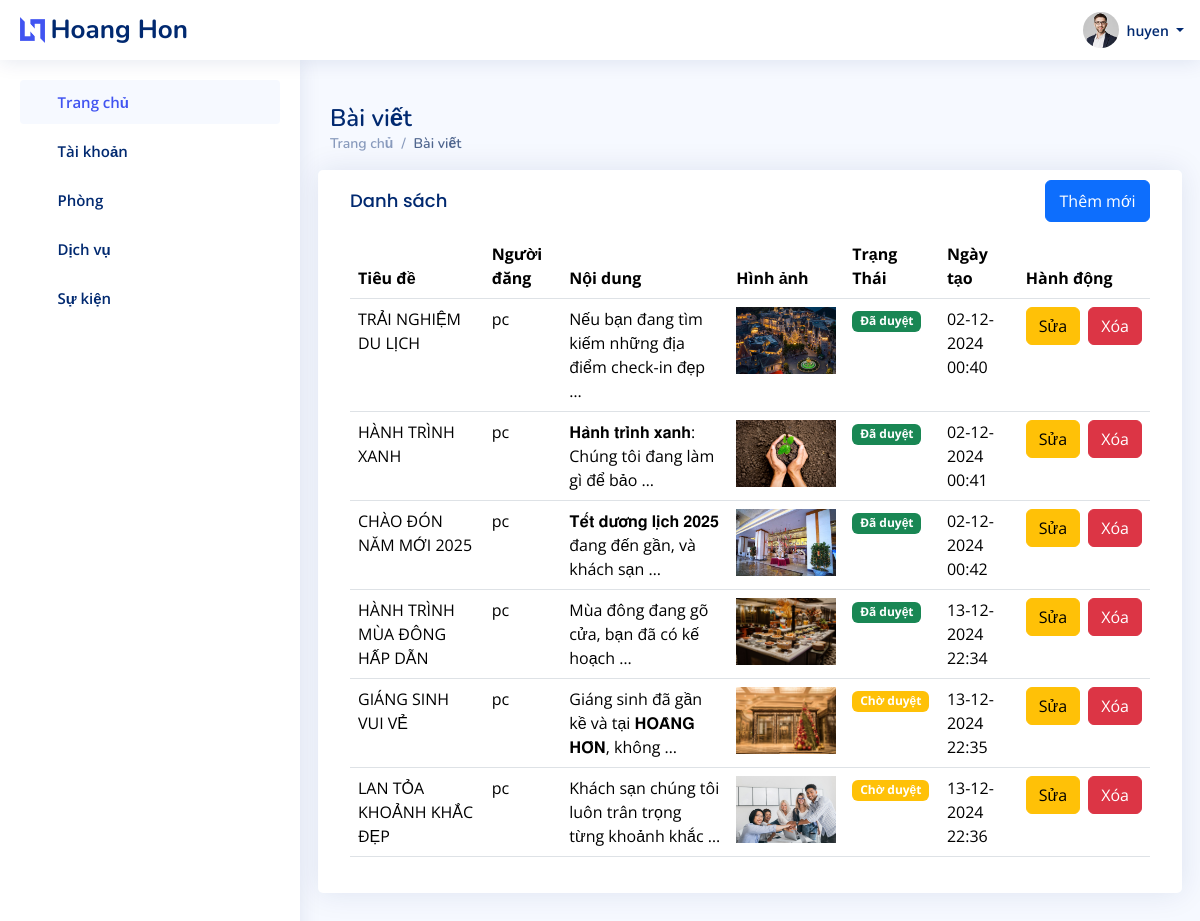
Screenshot of /admin_dashboard/posts (signed in) with the database file from the repository.
### admin_custom/models.py (models this page shows, shortened)
class Post(models.Model):
    STATUS_CHOICES = [
        ('pending', 'Chờ duyệt'),
        ('approved', 'Đã duyệt'),
        ('rejected', 'Từ chối'),
    ]
    title = models.CharField(max_length=200)
    content = models.TextField()
    author = models.ForeignKey(User, on_delete=models.CASCADE)
    created_at = models.DateTimeField(auto_now_add=True)
    updated_at = models.DateTimeField(auto_now=True)
    image = models.ImageField(
        upload_to=get_image_upload_path_post, null=True, blank=True)
    status = models.CharField(
        max_length=10, choices=STATUS_CHOICES, default='pending')
    class Meta:
        permissions = [
            ("can_view_post", "Can view post"),
            ("can_create_post", "Can create post"),
            ("can_edit_post", "Can edit post"),
            ("can_delete_post", "Can delete post"),
        ]

### admin_custom/views.py (the view, shortened to what this page needs)
# urls.py: path('admin_dashboard/posts', admin_custom.admin_post, name='admin_post'),
@login_required
@check_employee_permission([EmployeePermission.ADMIN, EmployeePermission.CONTENT_MANAGER, EmployeePermission.EDITOR])
def admin_post(request):
    posts = Post.objects.all()
    context = {
        'permission_context': get_permission_context_by_permission(request.user.employee.permission),
        'user': request.user,
        'posts': posts
    }
    return render(request, 'admin/post.html', context)

### home/templates/admin/post.html (shortened to what this page needs)
{% load static %}
<!DOCTYPE html>
<html lang="en">
    <head>
        <link href="{% static 'assets/vendor/bootstrap/css/bootstrap.min.css' %}"
              rel="stylesheet" />
        <link href="{% static 'assets/vendor/bootstrap-icons/bootstrap-icons.css' %}"
              rel="stylesheet" />
        <link href="{% static 'assets/vendor/boxicons/css/boxicons.min.css' %}"
              rel="stylesheet" />
        <link href="{% static 'assets/vendor/quill/quill.snow.css' %}"
              rel="stylesheet" />
        <link href="{% static 'assets/vendor/quill/quill.bubble.css' %}"
              rel="stylesheet" />
        <link href="{% static 'assets/vendor/remixicon/remixicon.css' %}"
              rel="stylesheet" />
        <link href="{% static 'assets/vendor/simple-datatables/style.css' %}"
              rel="stylesheet" />
        <link href="{% static 'assets/css/style.css' %}" rel="stylesheet" />
    </head>
    <body>
        {% include 'includes/admin/header.html' with username=user %}
        {% include 'includes/admin/sidebar.html' with ctx=permission_context %}
        <main id="main" class="main">
            <div class="pagetitle">
                <h1>Bài viết</h1>
                <nav>
                    <ol class="breadcrumb">
                        <li class="breadcrumb-item">
                            <a href="index.html">Trang chủ</a>
                        </li>
                        <li class="breadcrumb-item active">Bài viết</li>
                    </ol>
                </nav>
            </div>
            <section class="section dashboard">
                <div class="row">
                    <div class="card">
                        <div class="card-body">
                            <div class="d-flex justify-content-between">
                                <h5 class="card-title">Danh sách</h5>
                                <button type="button"
                                        style="margin-top:10px;
                                               width:105px;
                                               height:42px"
                                        class="btn btn-primary"
                                        data-bs-toggle="modal"
                                        data-bs-target="#createPostModal">Thêm mới</button>
                            </div>
                            <table class="table">
                                <thead>
                                    <tr>
                                        <th>Tiêu đề</th>
                                        <th>Người đăng</th>
                                        <th>Nội dung</th>
                                        <th>Hình ảnh</th>
                                        <th>Trạng Thái</th>
                                        <th class="created-column">Ngày tạo</th>
                                        <th>Hành động</th>
                                    </tr>
                                </thead>
                                <tbody>
                                    {% for post in posts %}
                                        <tr>
                                            <td>{{ post.title }}</td>
                                            <td>{{ post.author.username }}</td>
                                            <td>{{ post.content|truncatewords:10 }}</td>
                                            <td>
                                                {% if post.image %}
                                                    <img src="{{ post.image.url }}" alt="Post Image" width="100">
                                                {% else %}
                                                    <img src="{% static 'images/default_post.jpg' %}"
                                                         alt="Default Image"
                                                         width="100">
                                                {% endif %}
                                            </td>
                                            <td>
                                                {% if post.status == 'approved' %}
                                                    <span class="badge bg-success">Đã duyệt</span>
                                                {% elif post.status == 'rejected' %}
                                                    <span class="badge bg-danger">Từ chối</span>
                                                {% else %}
                                                    <span class="badge bg-warning">Chờ duyệt</span>
                                                {% endif %}
                                            </td>
                                            <td>{{ post.created_at|date:"d-m-Y H:i" }}</td>
                                            <td>
                                                <div class="d-flex gap-2 align-items-center">
                                                    {% if permission_context.can_edit_blog_permission %}
                                                        <button type="button"
                                                                class="btn btn-warning"
                                                                data-bs-toggle="modal"
                                                                data-bs-target="#editPostModal{{ post.id }}">
                                                            Sửa
                                                        </button>
                                                        <form method="POST" action="{% url 'delete_post' post.id %}">
                                                            <button type="submit" class="btn btn-danger">Xóa</button>
                                                        </form>
                                                    {% endif %}
                                                </div>
                                            </td>
                                        </tr>
                                    {% endfor %}
                                </tbody>
                            </table>
                        </div>
                    </div>
                </div>
            </section>
        </main>
    </body>
</html>

### home/templates/includes/admin/header.html (shortened to what this page needs)
{% load static %}
<header id="header" class="header fixed-top d-flex align-items-center">
  <div class="d-flex align-items-center justify-content-between">
    <a href="/" class="logo d-flex align-items-center">
      <img src="{% static 'assets/img/logo.png' %}" alt="" />
      <span class="d-none d-lg-block">Hoang Hon</span>
    </a>
    <i class="bi bi-list toggle-sidebar-btn"></i>
  </div>
  <nav class="header-nav ms-auto">
    <ul class="d-flex align-items-center">
      <li class="nav-item dropdown pe-3">
        <a class="nav-link nav-profile d-flex align-items-center pe-0"
           href="#"
           data-bs-toggle="dropdown">
          <img src="{% static 'assets/img/profile-img.jpg' %}"
               alt="Profile"
               class="rounded-circle" />
          <span class="d-none d-md-block dropdown-toggle ps-2">
            {% if username %}
              {{ username }}
            {% else %}
              Admin
            {% endif %}
          </span>
        </a>
      </li>
    </ul>
  </nav>
</header>

### home/templates/includes/admin/sidebar.html (shortened to what this page needs)
{% load static %}
<aside id="sidebar" class="sidebar">
  <ul class="sidebar-nav" id="sidebar-nav">
    <li class="nav-item">
      <a class="nav-link " href="http://127.0.0.1:8000/admin_dashboard">
        <i class="bi bi-grid"></i>
        <span>Trang chủ</span>
      </a>
    </li>
    {% if ctx.can_manage_user_permission %}
      <li class="nav-item">
        <a class="nav-link collapsed"
           data-bs-target="#components-nav"
           data-bs-toggle="collapse"
           href="#">
          <i class="bi bi-menu-button-wide"></i><span>Tài khoản</span><i class="bi bi-chevron-down ms-auto"></i>
        </a>
      </li>
    {% endif %}
    {% if ctx.can_manage_room_permission %}
      <li class="nav-item">
        <a class="nav-link collapsed"
           data-bs-target="#forms-nav"
           data-bs-toggle="collapse"
           href="#">
          <i class="bi bi-journal-text"></i><span>Phòng</span><i class="bi bi-chevron-down ms-auto"></i>
        </a>
      </li>
    {% endif %}
    {% if ctx.can_manage_service_permission %}
      <li class="nav-item">
        <a class="nav-link collapsed"
           data-bs-target="#tables-nav"
           data-bs-toggle="collapse"
           href="#">
          <i class="bi bi-layout-text-window-reverse"></i><span>Dịch vụ</span><i class="bi bi-chevron-down ms-auto"></i>
        </a>
      </li>
    {% endif %}
    <li class="nav-item">
      <a class="nav-link collapsed"
         data-bs-target="#charts-nav"
         data-bs-toggle="collapse"
         href="#">
        <i class="bi bi-bar-chart"></i><span>Sự kiện</span><i class="bi bi-chevron-down ms-auto"></i>
      </a>
    </li>
  </ul>
</aside>

### home/templates/includes/admin/footer.html (shortened to what this page needs)
{% load static %}

### home/static/assets/css/style.css (style rules this page uses)
:root { scroll-behavior: smooth; }
body { font-family: "Open Sans", sans-serif; background: #f6f9ff; color: #444444; }
a { color: #4154f1; text-decoration: none; }
h1, h2, h3, h4, h5, h6 { font-family: "Nunito", sans-serif; }
#main { margin-top: 60px; padding: 20px 30px; transition: all 0.3s; }
.pagetitle { margin-bottom: 10px; }
.pagetitle h1 { font-size: 24px; margin-bottom: 0; font-weight: 600; color: #012970; }
.card { margin-bottom: 30px; border: none; border-radius: 5px; box-shadow: 0px 0 30px rgba(1, 41, 112, 0.1); }
.card-title { padding: 20px 0 15px 0; font-size: 18px; font-weight: 500; color: #012970; font-family: "Poppins", sans-serif; }
.card-body { padding: 0 20px 20px 20px; }
.breadcrumb { font-size: 14px; font-family: "Nunito", sans-serif; color: #899bbd; font-weight: 600; }
.breadcrumb a { color: #899bbd; transition: 0.3s; }
.breadcrumb .breadcrumb-item::before { color: #899bbd; }
.breadcrumb .active { color: #51678f; font-weight: 600; }
.logo { line-height: 1; }
@media (min-width: 1200px) { .logo { width: 280px; } }
.logo img { max-height: 26px; margin-right: 6px; }
.logo span { font-size: 26px; font-weight: 700; color: #012970; font-family: "Nunito", sans-serif; }
.header { transition: all 0.5s; z-index: 997; height: 60px; box-shadow: 0px 2px 20px rgba(1, 41, 112, 0.1); background-color: #fff; padding-left: 20px; }
.header .toggle-sidebar-btn { font-size: 32px; padding-left: 10px; cursor: pointer; color: #012970; }
.header-nav ul { list-style: none; }
.header-nav>ul { margin: 0; padding: 0; }
.header-nav .nav-profile { color: #012970; }
.header-nav .nav-profile img { max-height: 36px; }
.header-nav .nav-profile span { font-size: 14px; font-weight: 600; }
.sidebar { position: fixed; top: 60px; left: 0; bottom: 0; width: 300px; z-index: 996; transition: all 0.3s; padding: 20px; overflow-y: auto; scrollbar-width: thin; scrollbar-color: #aab7cf transparent; box-shadow: 0px 0px 20px rgba(1, 41, 112, 0.1); background-color: #fff; }
@media (min-width: 1200px) { #main, #footer { margin-left: 300px; } }
.sidebar-nav { padding: 0; margin: 0; list-style: none; }
.sidebar-nav li { padding: 0; margin: 0; list-style: none; }
.sidebar-nav .nav-item { margin-bottom: 5px; }
.sidebar-nav .nav-link { display: flex; align-items: center; font-size: 15px; font-weight: 600; color: #4154f1; transition: 0.3; background: #f6f9ff; padding: 10px 15px; border-radius: 4px; }
.sidebar-nav .nav-link i { font-size: 16px; margin-right: 10px; color: #4154f1; }
.sidebar-nav .nav-link.collapsed { color: #012970; background: #fff; }
.sidebar-nav .nav-link.collapsed i { color: #899bbd; }
.sidebar-nav .nav-link .bi-chevron-down { margin-right: 0; transition: transform 0.2s ease-in-out; }

### rows the page displays
Post: title "TRẢI NGHIỆM DU LỊCH", author.username "pc", content "Nếu bạn đang tìm kiếm những địa điểm check-in đẹp …", image (picture), status "Đã duyệt", created_at "02-12-2024 00:40"
Post: title "HÀNH TRÌNH XANH", author.username "pc", content "𝐇𝐚̀𝐧𝐡 𝐭𝐫𝐢̀𝐧𝐡 𝐱𝐚𝐧𝐡: Chúng tôi đang làm gì để bảo …", image (picture), status "Đã duyệt", created_at "02-12-2024 00:41"
Post: title "CHÀO ĐÓN NĂM MỚI 2025", author.username "pc", content "𝐓𝐞̂́𝐭 𝐝𝐮̛𝐨̛𝐧𝐠 𝐥𝐢̣𝐜𝐡 𝟐𝟎𝟐𝟓 đang đến gần, và khách sạn …", image (picture), status "Đã duyệt", created_at "02-12-2024 00:42"
Post: title "HÀNH TRÌNH MÙA ĐÔNG HẤP DẪN", author.username "pc", content "Mùa đông đang gõ cửa, bạn đã có kế hoạch …", image (picture), status "Đã duyệt", created_at "13-12-2024 22:34"
Post: title "GIÁNG SINH VUI VẺ", author.username "pc", content "Giáng sinh đã gần kề và tại 𝐇𝐎𝐀̀𝐍𝐆 𝐇𝐎̂𝐍, không …", image (picture), status "Chờ duyệt", created_at "13-12-2024 22:35"
Post: title "LAN TỎA KHOẢNH KHẮC ĐẸP", author.username "pc", content "Khách sạn chúng tôi luôn trân trọng từng khoảnh khắc …", image (picture), status "Chờ duyệt", created_at "13-12-2024 22:36"

### other values shown
{{ username }} "huyen"
